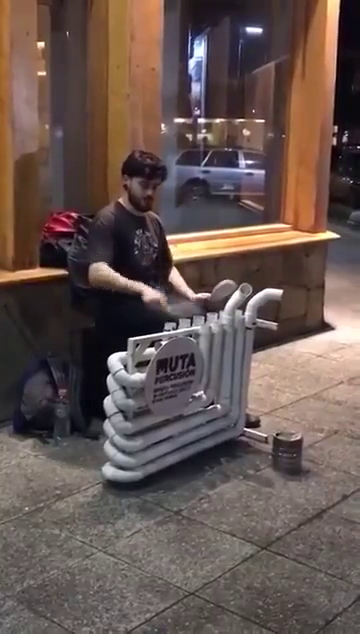
#> input picture frame 114 of resources/video_shakal_files/a.mp4, 360 x 634 px
$ python video_shakal.py
#> lines starting #> are read from the running program, lines starting #| are printed output that depends on the picture
import cv2
import PIL.Image
import numpy as np
import io

def process_frame(image, quality):
    buffer = io.BytesIO()
    image.save(buffer, format='JPEG', quality=quality)
    jpeg_image = buffer.getvalue()
    return jpeg_image

def main():
    video_path = 'resources/video_shakal_files/a.mp4'
    fourcc = cv2.VideoWriter_fourcc(*'mp4v')
    cap = cv2.VideoCapture(video_path)
    ret, first_frame = cap.read()
#> first_frame is the input picture: shape (634, 360, 3); mean B, G, R 80.6, 85.4, 101.9

    if not ret:
        print("Cant read first frame, maybe file dont exists")
        return

    frame_rgb = cv2.cvtColor(first_frame, cv2.COLOR_BGR2RGB)
    pil_image = PIL.Image.fromarray(frame_rgb)
    frame_size = pil_image.size
#> frame_size = (360, 634)
    out = cv2.VideoWriter('resources/video_shakal_files/a_out.mp4', fourcc,cap.get(cv2.CAP_PROP_FPS), frame_size)
    cap.set(cv2.CAP_PROP_POS_FRAMES, 0)

    while True:
        ret, frame = cap.read()
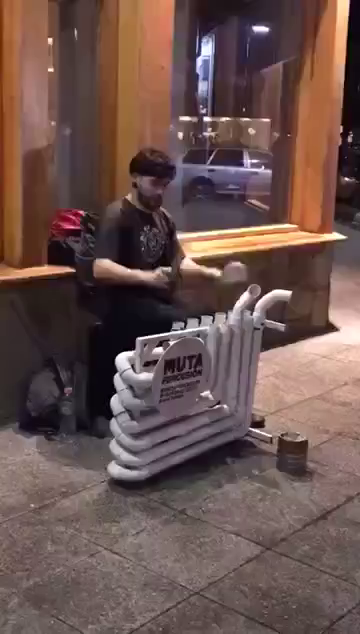
#> input picture frame 0 of resources/video_shakal_files/a.mp4, 360 x 634 px
#> frame is the input picture: shape (634, 360, 3); mean B, G, R 78.5, 83, 107
        if not ret:
            break

        frame_rgb = cv2.cvtColor(frame, cv2.COLOR_BGR2RGB)
        pil_image = PIL.Image.fromarray(frame_rgb)
        jpeg_image = process_frame(pil_image, 0)
        jpeg_buffer = io.BytesIO(jpeg_image)
        jpeg_pil_image = PIL.Image.open(jpeg_buffer)
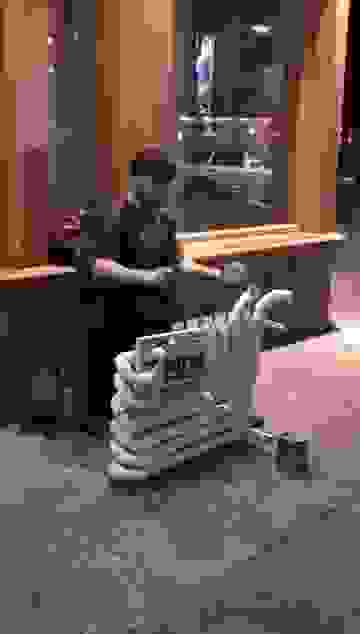
#> jpeg_pil_image: PIL image 360x634 RGB; mean R, G, B 101.3, 85.5, 81.5
        frame_cv = np.array(jpeg_pil_image)
        frame_cv = cv2.cvtColor(frame_cv, cv2.COLOR_RGB2BGR)

        out.write(frame_cv)

    cap.release()
    out.release()

if __name__ == "__main__":
    main()

$ run again, starting later in the video
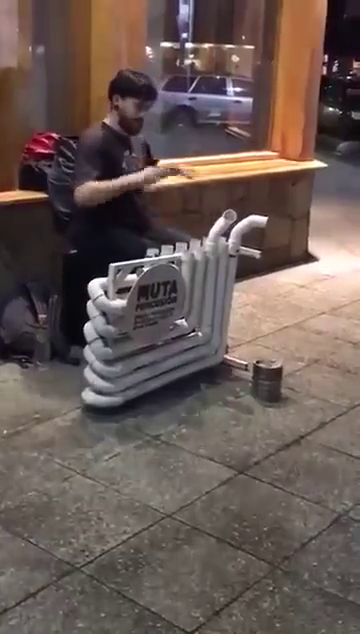
#> input picture frame 514 of resources/video_shakal_files/a.mp4, 360 x 634 px
#> in main, first_frame is the input picture: shape (634, 360, 3); mean B, G, R 84.1, 89.2, 104.2
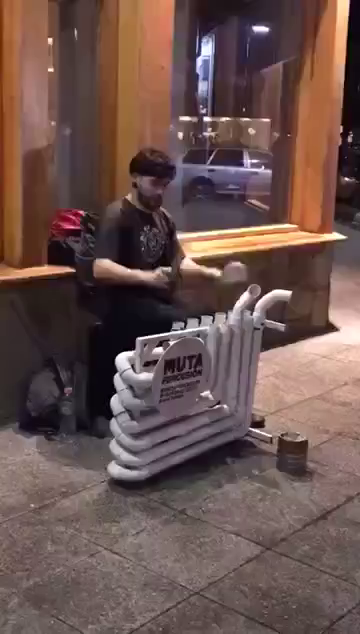
#> input picture frame 0 of resources/video_shakal_files/a.mp4, 360 x 634 px
#> in main, frame is the input picture: shape (634, 360, 3); mean B, G, R 78.5, 83, 107

$ run again, starting later in the video
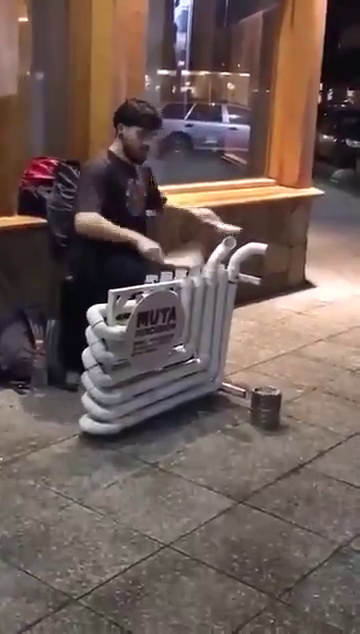
#> input picture frame 915 of resources/video_shakal_files/a.mp4, 360 x 634 px
#> in main, first_frame is the input picture: shape (634, 360, 3); mean B, G, R 86.3, 91.4, 108.8
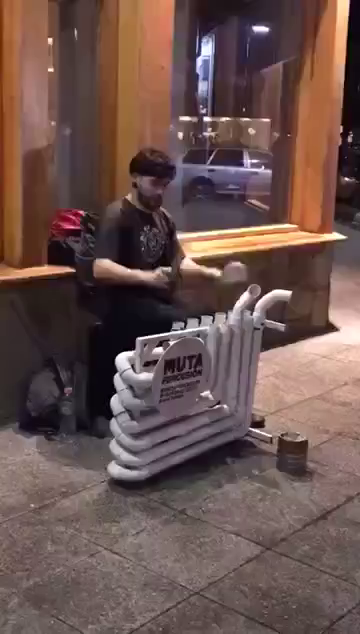
#> input picture frame 0 of resources/video_shakal_files/a.mp4, 360 x 634 px
#> in main, frame is the input picture: shape (634, 360, 3); mean B, G, R 78.5, 83, 107
